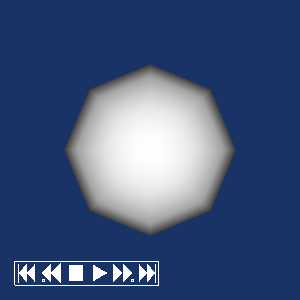

Recreate this plot in Python.
#!/usr/bin/env python
# Demonstrate vtkPlaybackWidget with a simple sphere scene.

import vtkmodules.vtkInteractionStyle  # noqa: F401
import vtkmodules.vtkRenderingFreeType  # noqa: F401
import vtkmodules.vtkRenderingOpenGL2  # noqa: F401

from vtkmodules.vtkFiltersSources import vtkSphereSource
from vtkmodules.vtkInteractionWidgets import (
    vtkPlaybackRepresentation,
    vtkPlaybackWidget,
)
from vtkmodules.vtkRenderingCore import (
    vtkActor,
    vtkPolyDataMapper,
    vtkRenderWindow,
    vtkRenderWindowInteractor,
    vtkRenderer,
)

# Source
sphere_source = vtkSphereSource()

# Mapper + Actor
sphere_mapper = vtkPolyDataMapper()
sphere_mapper.SetInputConnection(sphere_source.GetOutputPort())

sphere_actor = vtkActor()
sphere_actor.SetMapper(sphere_mapper)

# Renderer
renderer = vtkRenderer()
renderer.AddActor(sphere_actor)
renderer.SetBackground(0.1, 0.2, 0.4)

# Render window
render_window = vtkRenderWindow()
render_window.AddRenderer(renderer)
render_window.SetWindowName("playback widget")
render_window.SetMultiSamples(0)
render_window.SetSize(300, 300)

# Interactor
interactor = vtkRenderWindowInteractor()
interactor.SetRenderWindow(render_window)

# Widget
playback_rep = vtkPlaybackRepresentation()

playback_widget = vtkPlaybackWidget()
playback_widget.SetInteractor(interactor)
playback_widget.SetRepresentation(playback_rep)
playback_widget.On()

# Scene
renderer.ResetCamera()

interactor.Initialize()
interactor.Start()
